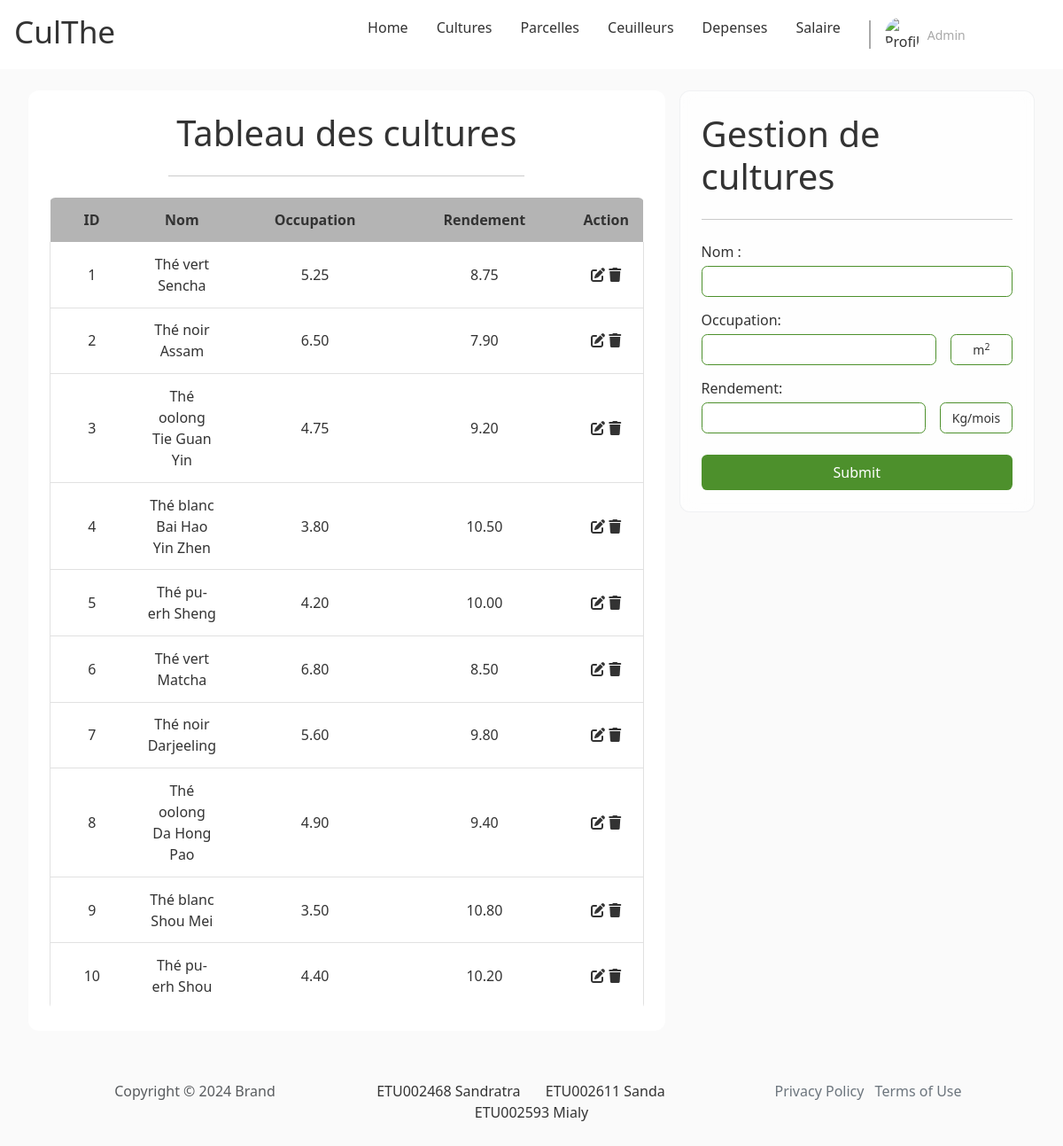
The page /pages/admin/main.php?page=the on the database as committed earlier.
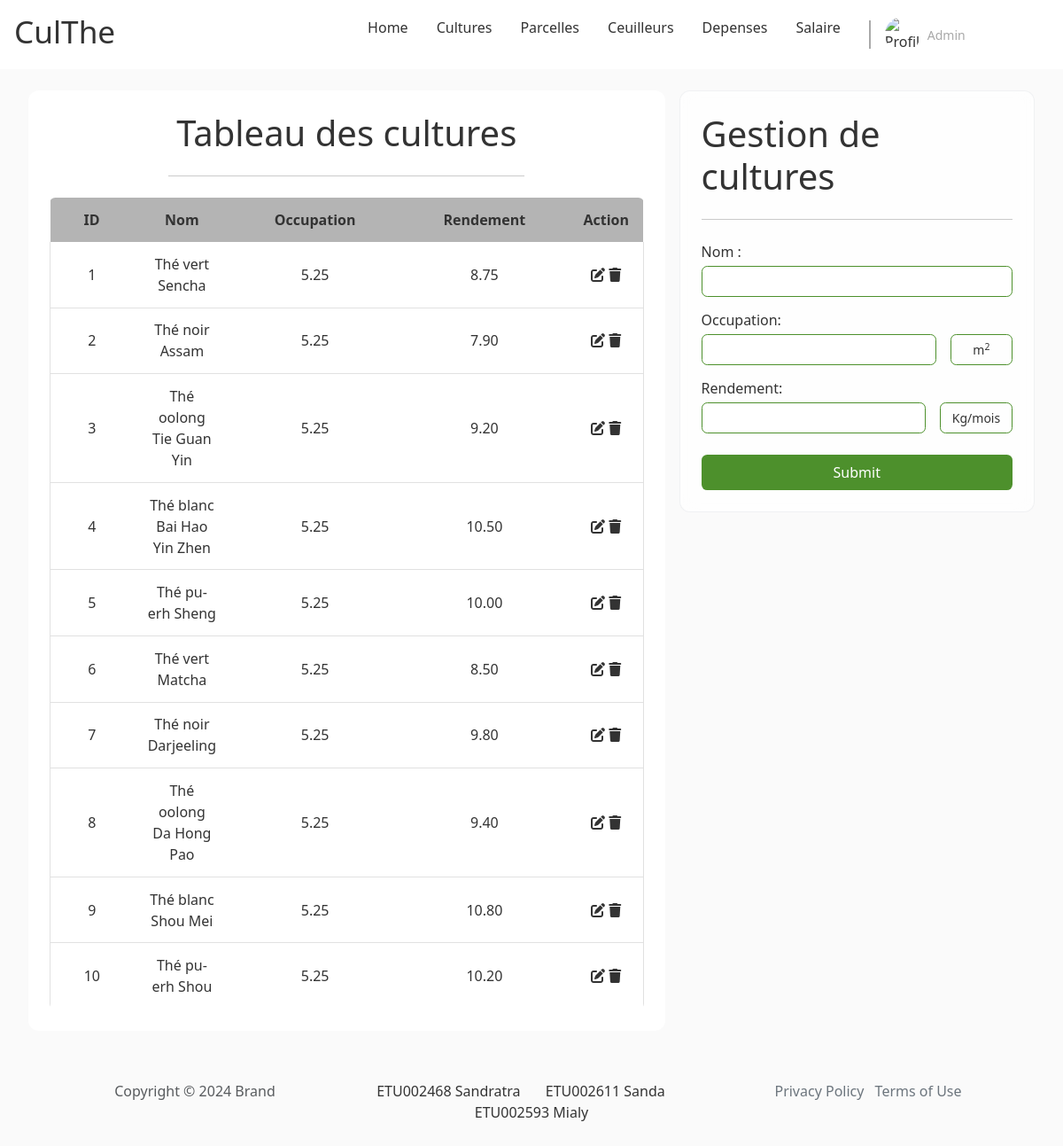
The same page on the database as committed later.
### tables this page shows
CREATE TABLE culthe_variete_the(
    id INT PRIMARY KEY AUTO_INCREMENT,
    nom VARCHAR(50) NOT NULL,
    occupation DECIMAL(10,2) NOT NULL,
    rendement DECIMAL(10,2) NOT NULL,
    CHECK(occupation > 0 AND rendement > 0)
);

### inc/connexion.php (called while the page is built)
<?php
    function dbconnect(){
        static $connect = null;
        if ($connect===null) {
            $connect = mysqli_connect('localhost','root','','culthe');
        }
        return $connect;
    }
?>

### inc/admin/function_variete_the.php (called while the page is built, shortened)
<?php
    function get_all_variete_the(){
        $request = "SELECT * FROM culthe_variete_the";
        $temp = mysqli_query(dbconnect(),$request);
        $result = [];
        while($donne = mysqli_fetch_array($temp)){
            $result[] = $donne;
        }
        return $result;
    }
?>

### pages/admin/the.php (the view, shortened to what this page needs)
<?php
    $list_variete_the = get_all_variete_the();
?>
<div class="body double-col">
        <section class="left">
            <h1 class="section__title">Tableau des cultures</h1>
            <hr class="section__sep">
            <div class="section__content">
                <table id="table">
                    <tr>
                        <th class="id number">ID</th>
                        <th class="name">Nom</th>
                        <th class="occupation">Occupation</th>
                        <th class="rendement">Rendement</th>
                        <th>Action</th>
                    </tr>
                    <?php for($i=0; $i<count($list_variete_the); $i++){ ?>
                    <tr>
                        <td class="id number"><?php echo($list_variete_the[$i]['id']); ?></td>
                        <td class="surface"><?php echo($list_variete_the[$i]['nom']); ?></td>
                        <td class="name"><?php echo($list_variete_the[$i]['occupation']); ?></td>
                        <td class="rendement"><?php echo($list_variete_the[$i]['rendement']); ?></td>
                        <td>
                            <a href="#" class="edit-btn"><i class="fa fa-edit"></i></a>
                            <a href="#" class="delete-btn"><i class="fa fa-trash"></i></a>
                        </td>
                    </tr>
                <?php } ?>
                </table>
            </div>
        </section>
        <section class="right">
            <form action="../../handler/admin/the_handler.php" method="post" id="login-form" class="form">
                <h1 class="form__title">Gestion de cultures</h1>
                <hr class="form__sep">
                <div class="form__content">
                    <div class="form__input vertical">
                        <label for="nom" class="form__label">Nom : </label>
                        <div>
                            <input type="text" name="nom" id="nom" class="form__input-field" />
                        </div>
                    </div>
                    <div class="form__input vertical">
                        <label for="occupation" class="form__label">Occupation:</label>
                        <div>
                            <input type="number" name="occupation" id="occupation" class="form__input-field" />
                            <span class="form__input-field unit">m<sup>2</sup></span>
                        </div>
                    </div>
                    <div class="form__input vertical">
                        <label for="rendement" class="form__label">Rendement:</label>
                        <div>
                            <input type="number" name="rendement" id="rendement" class="form__input-field" />
                            <span class="form__input-field unit">Kg/mois</span>
                        </div>
                    </div>
                </div>
                <button type="submit" class="form__submit btn" id="form__submit-btn">Submit</button>
            </form>
        </section>
    </div>

### pages/admin/main.php (shortened to what this page needs)
<?php
    $include = "default.php";
    if(isset($_GET["page"])){
        $include = "../admin/" . $_GET["page"] . ".php";
    }
?>
<!DOCTYPE html>
<html lang="en">
<head>
    <link rel="stylesheet" href="../../assets/lib/bootstrap-5.3.2-dist/css/bootstrap.min.css">
    <link rel="stylesheet" href="../../assets/lib/fontawesome-free-6.4.2-web/css/fontawesome.css">
    <link rel="stylesheet" href="../../assets/lib/fontawesome-free-6.4.2-web/css/all.css">
    <link rel="stylesheet" href="../../assets/css/style.css">
    <link rel="stylesheet" href="../../assets/css/index.css">
    <link rel="stylesheet" href="../../assets/css/form.css">
    <link rel="stylesheet" href="../../assets/css/home.css">
    <link rel="stylesheet" href="../../assets/css/layout.css">
</head>
<body>
    <?php include("../admin/header.php"); ?>
    <?php if(isset($include)) {?>
    <?php include("../admin/" . $include); ?>
    <?php }else{ ?>
        <?php include("../admin/default.php"); ?>
    <?php } ?>
    <?php include("../shared/footer.php"); ?>
</body>
</html>

### pages/admin/header.php (shortened to what this page needs)
<header id="main-header">
        <h1 class="header__logo"><a href="main.php?page=default">CulThe</a></h1>
        <div>
            <nav class="header__nav nav">
                <ul>
                    <li class="nav__item"><a href="main.php?page=default">Home</a></li>
                    <li class="nav__item"><a href="main.php?page=the">Cultures</a></li>
                    <li class="nav__item"><a href="main.php?page=parcelle">Parcelles</a></li>
                    <li class="nav__item"><a href="main.php?page=cueilleur">Ceuilleurs</a></li>
                    <li class="nav__item"><a href="main.php?page=depense">Depenses</a></li>
                    <li class="nav__item"><a href="main.php?page=salaire">Salaire</a></li>
                </ul>
            </nav>
            <span class="vertical-sep"></span>
            <div class="header__profile profile">
                <div class="profile__img">
                    <img src="../assets/img/tea_breeze.jpg" alt="Profile image">
                </div>
                <div class="profile__details">
                    <span class="profile__status">Admin</span>
                </div>
            </div>
        </div>
    </header>

### pages/shared/footer.php
<footer class="text-center py-4">
    <div class="container">
        <div class="row row-cols-1 row-cols-lg-3">
            <div class="col">
                <p class="text-muted my-2">Copyright © 2024 Brand</p>
            </div>
            <div class="col">
                <ul class="list-inline my-2">
                    <li class="list-inline-item me-4">ETU002468 Sandratra</li>
                    <li class="list-inline-item me-4">ETU002611 Sanda</li>
                    <li class="list-inline-item">ETU002593 Mialy</li>
                </ul>
            </div>
            <div class="col">
                <ul class="list-inline my-2">
                    <li class="list-inline-item"><a class="link-secondary" href="#">Privacy Policy</a></li>
                    <li class="list-inline-item"><a class="link-secondary" href="#">Terms of Use</a></li>
                </ul>
            </div>
        </div>
    </div>
</footer>

### assets/css/index.css (style rules this page uses)
:root { --primary: white; --secondary: lightgray; --accent: #4d902c; --text--main: #333333; --text--muted: darkgray; --text--100: .875rem; --text--300: 1rem; --text--500: 2.2rem; --border--soft: .4rem; --bg: rgb(250,250, 250); font-size: 1em; box-sizing: border-box; }
*, *::before, *::after { box-sizing: inherit; margin: 0; padding: 0; color: var(--text--main); text-decoration: none; }
html { color: var(--text--main); font-family: system-ui, -apple-system, BlinkMacSystemFont, 'Segoe UI', Roboto, Oxygen, Ubuntu, Cantarell, 'Open Sans', 'Helvetica Neue', sans-serif; }
body { min-height: 100vh; }
body>*+* { margin-top: 1.5rem; }
.btn { padding: .5rem 1rem; border: none; border-radius: var(--border--soft); background-color: var(--accent); }

### assets/css/form.css (style rules this page uses)
.form { padding: 1.5rem; border-radius: var(--border--soft); backdrop-filter: blur(10px) saturate(180%); -webkit-backdrop-filter: blur(10px) saturate(180%); background-color: rgba(255, 255, 255, 0.7); border-radius: 12px; border: 1px solid rgba(209, 213, 219, 0.3); }
.form>*+* { margin-top: 1.5rem; }
.form__title { margin: 0; }
.form__content>*+* { margin-top: .875rem; }
.form__input.vertical { display: flex; flex-direction: column; gap: .2rem; width: 100%; }
.form__input > div { display: flex; align-items: center; gap: 1rem; width: 100%; }
.form__input > div > * { flex-grow: 1; }
.form__input > div > .unit { flex-grow: 0; flex-basis: 20%; text-align: center; }
.form__input-field { padding: .4rem .8rem; border: 1px solid var(--accent); border-radius: var(--border--soft); font-size: var(--text--100); }
.form__submit { display: block; width: 100%; color: white; }

### assets/css/home.css (style rules this page uses)
body { background-color: var(--bg); }
#main-header { display: flex; align-items: center; justify-content: space-between; padding-left: 1rem; padding-right: 1rem; background-color: white; }
#main-header > div { display: flex; align-items: center; gap: 1rem; }
.header__logo { font-size: var(--text--500); }
.nav ul { display: flex; align-items: center; }
.nav__item { list-style-type: none; }
.nav__item a { display: inline-block; padding: 1.2rem 1rem; }
.vertical-sep { height: 2rem; border-left: 2px solid var(--text--muted); }
.profile { display: flex; align-items: center; justify-content: flex-start; gap: 0.5rem; }
.profile__img { overflow: hidden; aspect-ratio: 1 / 1; width: 2.5rem; border-radius: 50%; object-fit: cover; }
.profile__details { display: flex; flex-direction: column; }
.profile__status { color: var(--text--muted); font-size: var(--text--100); }

### assets/css/layout.css (style rules this page uses)
.body { margin-left: 2rem; margin-right: 2rem; }
.double-col { display: flex; gap: 1rem; }
.double-col>*>*+* { margin-top: 1.5rem; }
.double-col .left { flex-basis: 65%; }
.double-col .right { flex-grow: 1; }
.left { padding: 1.5rem; border-radius: 12px; background-color: white; }
.left .section__title { text-align: center; }
.left .section__sep { width: 60%; margin-left: auto; margin-right: auto; }
.left table { overflow: hidden; border-spacing: 0; width: 100%; margin: auto auto; border-radius: var(--border--soft); border-bottom: 1px solid rgb(225, 225, 225); }
.left th, .left td { padding: .8rem 1rem; text-align: center; }
.left th { background-color: rgb(180, 180, 180); }
.left td:first-child { border-left: 1px solid rgb(225, 225, 225); }
.left td:last-child { border-right: 1px solid rgb(225, 225, 225); }
.left tr:last-child td, .left tr:not(:first-child) td { border-bottom: 1px solid rgb(225, 225, 225); }
.left .id { width: 15%; text-align: center; }
.left .occupation, .left .rendement { width: 30%; text-align: center; }
.left .name, .left .date { text-align: center; }

Rows that differ between the two databases and show on the page:
changed culthe_variete_the "Thé noir Assam": occupation "6.50" → "5.25"
changed culthe_variete_the "Thé oolong Tie Guan Yin": occupation "4.75" → "5.25"
changed culthe_variete_the "Thé blanc Bai Hao Yin Zhen": occupation "3.80" → "5.25"
changed culthe_variete_the "Thé pu-erh Sheng": occupation "4.20" → "5.25"
changed culthe_variete_the "Thé vert Matcha": occupation "6.80" → "5.25"
changed culthe_variete_the "Thé noir Darjeeling": occupation "5.60" → "5.25"
changed culthe_variete_the "Thé oolong Da Hong Pao": occupation "4.90" → "5.25"
changed culthe_variete_the "Thé blanc Shou Mei": occupation "3.50" → "5.25"
changed culthe_variete_the "Thé pu-erh Shou": occupation "4.40" → "5.25"
